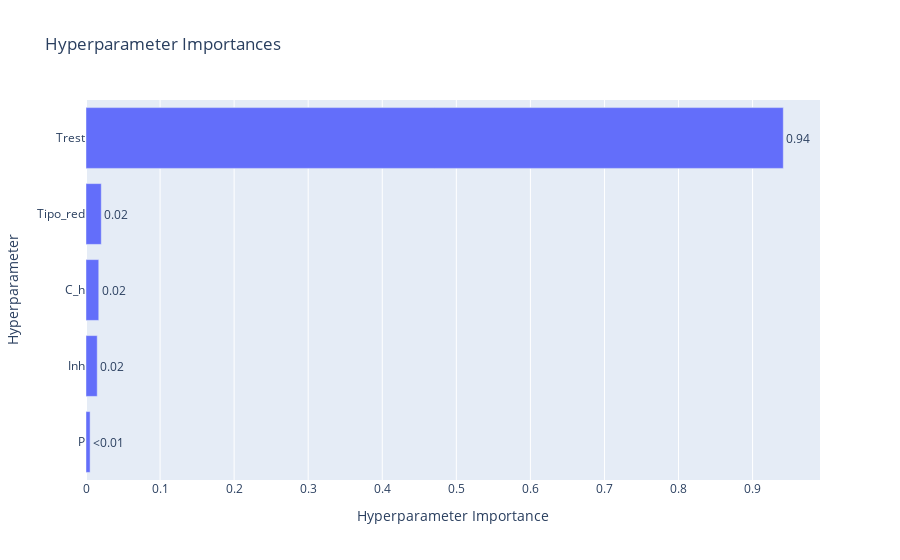

The code cell stored with this chart in its notebook:
### Code cell
# Gráfico de correlación entre los parámetros y los objetivos
vis.plot_param_importances(study)

### Figure 1 — Plotly figure (JSON) as saved in the notebook; plotly's stock layout.template omitted (floating-point values rounded to 4 significant figures)
{"data": [{"cliponaxis": false, "hovertemplate": ["P (FloatDistribution): 0.005537224734363225<extra></extra>", "Inh (FloatDistribution): 0.015156489865625912<extra></extra>", "C_h (FloatDistribution): 0.017234428333872016<extra></extra>", "Tipo_red (IntDistribution): 0.020615205132479886<extra></extra>", "Trest (FloatDistribution): 0.9414566519336589<extra></extra>"], "name": "Objective Value", "orientation": "h", "text": ["<0.01", "0.02", "0.02", "0.02", "0.94"], "textposition": "outside", "type": "bar", "x": [0.005537, 0.01516, 0.01723, 0.02062, 0.9415], "y": ["P", "Inh", "C_h", "Tipo_red", "Trest"]}], "layout": {"title": {"text": "Hyperparameter Importances"}, "xaxis": {"title": {"text": "Hyperparameter Importance"}}, "yaxis": {"title": {"text": "Hyperparameter"}}}}
